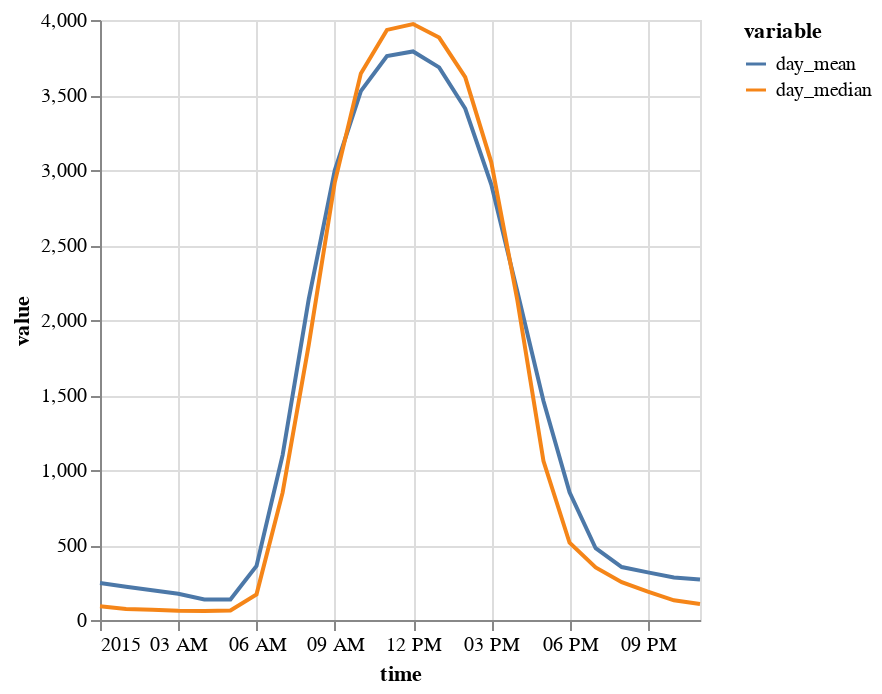

Source (notebook cell):
### Code cell
(
    on.Plot()
    .add(on.marks.line, day_mean)
    .add(on.marks.line, day_median)
    .show()
)

### Figure 1 — Vega specification as saved in the notebook (floating-point values rounded to 4 significant figures)
{"$schema": "https://vega.github.io/schema/vega/v5.json", "data": [{"name": "source_0", "values": [{"time": "2015-01-01T00:00:00.000", "variable": "day_mean", "value": 246.3}, {"time": "2015-01-01T01:00:00.000", "variable": "day_mean", "value": 221.7}, {"time": "2015-01-01T02:00:00.000", "variable": "day_mean", "value": 198.4}, {"time": "2015-01-01T03:00:00.000", "variable": "day_mean", "value": 174.8}, {"time": "2015-01-01T04:00:00.000", "variable": "day_mean", "value": 136.7}, {"time": "2015-01-01T05:00:00.000", "variable": "day_mean", "value": 137.1}, {"time": "2015-01-01T06:00:00.000", "variable": "day_mean", "value": 360.6}, {"time": "2015-01-01T07:00:00.000", "variable": "day_mean", "value": 1099.0}, {"time": "2015-01-01T08:00:00.000", "variable": "day_mean", "value": 2138.0}, {"time": "2015-01-01T09:00:00.000", "variable": "day_mean", "value": 2998.0}, {"time": "2015-01-01T10:00:00.000", "variable": "day_mean", "value": 3526.0}, {"time": "2015-01-01T11:00:00.000", "variable": "day_mean", "value": 3760.0}, {"time": "2015-01-01T12:00:00.000", "variable": "day_mean", "value": 3790.0}, {"time": "2015-01-01T13:00:00.000", "variable": "day_mean", "value": 3684.0}, {"time": "2015-01-01T14:00:00.000", "variable": "day_mean", "value": 3410.0}, {"time": "2015-01-01T15:00:00.000", "variable": "day_mean", "value": 2903.0}, {"time": "2015-01-01T16:00:00.000", "variable": "day_mean", "value": 2188.0}, {"time": "2015-01-01T17:00:00.000", "variable": "day_mean", "value": 1460.0}, {"time": "2015-01-01T18:00:00.000", "variable": "day_mean", "value": 851.8}, {"time": "2015-01-01T19:00:00.000", "variable": "day_mean", "value": 478.4}, {"time": "2015-01-01T20:00:00.000", "variable": "day_mean", "value": 352.9}, {"time": "2015-01-01T21:00:00.000", "variable": "day_mean", "value": 317.6}, {"time": "2015-01-01T22:00:00.000", "variable": "day_mean", "value": 283.6}, {"time": "2015-01-01T23:00:00.000", "variable": "day_mean", "value": 269.4}], "transform": [{"type": "formula", "expr": "toDate(datum['time'])", "as": "time"}]}, {"name": "source_1", "values": [{"time": "2015-01-01T00:00:00.000", "variable": "day_median", "value": 91.0}, {"time": "2015-01-01T01:00:00.000", "variable": "day_median", "value": 74.0}, {"time": "2015-01-01T02:00:00.000", "variable": "day_median", "value": 68.0}, {"time": "2015-01-01T03:00:00.000", "variable": "day_median", "value": 62.0}, {"time": "2015-01-01T04:00:00.000", "variable": "day_median", "value": 60.0}, {"time": "2015-01-01T05:00:00.000", "variable": "day_median", "value": 64.0}, {"time": "2015-01-01T06:00:00.000", "variable": "day_median", "value": 171.0}, {"time": "2015-01-01T07:00:00.000", "variable": "day_median", "value": 849.0}, {"time": "2015-01-01T08:00:00.000", "variable": "day_median", "value": 1833.0}, {"time": "2015-01-01T09:00:00.000", "variable": "day_median", "value": 2918.0}, {"time": "2015-01-01T10:00:00.000", "variable": "day_median", "value": 3644.0}, {"time": "2015-01-01T11:00:00.000", "variable": "day_median", "value": 3934.0}, {"time": "2015-01-01T12:00:00.000", "variable": "day_median", "value": 3973.0}, {"time": "2015-01-01T13:00:00.000", "variable": "day_median", "value": 3883.0}, {"time": "2015-01-01T14:00:00.000", "variable": "day_median", "value": 3619.0}, {"time": "2015-01-01T15:00:00.000", "variable": "day_median", "value": 3051.0}, {"time": "2015-01-01T16:00:00.000", "variable": "day_median", "value": 2131.0}, {"time": "2015-01-01T17:00:00.000", "variable": "day_median", "value": 1060.0}, {"time": "2015-01-01T18:00:00.000", "variable": "day_median", "value": 515.0}, {"time": "2015-01-01T19:00:00.000", "variable": "day_median", "value": 350.0}, {"time": "2015-01-01T20:00:00.000", "variable": "day_median", "value": 252.0}, {"time": "2015-01-01T21:00:00.000", "variable": "day_median", "value": 189.0}, {"time": "2015-01-01T22:00:00.000", "variable": "day_median", "value": 131.0}, {"time": "2015-01-01T23:00:00.000", "variable": "day_median", "value": 107.0}], "transform": [{"type": "formula", "expr": "toDate(datum['time'])", "as": "time"}]}, {"name": "source_0_color_domain_variable_0", "values": [{"variable": "day_mean"}]}, {"name": "source_1_color_domain_variable_1", "values": [{"variable": "day_median"}]}], "marks": [{"type": "group", "name": "layer_0_pathgroup", "from": {"facet": {"data": "source_0", "name": "faceted_path_layer_0_main", "groupby": ["variable"]}}, "encode": {"update": {"height": {"field": {"signal": null, "datum": null, "group": "height", "parent": null}}, "width": {"field": {"signal": null, "datum": null, "group": "width", "parent": null}}}}, "marks": [{"type": "line", "name": "layer_0_marks", "from": {"data": "faceted_path_layer_0_main"}, "sort": {"field": "x"}, "encode": {"update": {"stroke": {"field": "variable", "scale": "color"}, "y": {"field": "value", "scale": "y"}, "x": {"field": "time", "scale": "x"}, "defined": {"signal": "isValid(datum[\"time\"]) && isFinite(+datum[\"time\"]) && isValid(datum[\"value\"]) && isFinite(+datum[\"value\"])"}}}, "style": ["line"]}]}, {"type": "group", "name": "layer_1_pathgroup", "from": {"facet": {"data": "source_1", "name": "faceted_path_layer_1_main", "groupby": ["variable"]}}, "encode": {"update": {"width": {"field": {"signal": null, "datum": null, "group": "width", "parent": null}}, "height": {"field": {"signal": null, "datum": null, "group": "height", "parent": null}}}}, "marks": [{"type": "line", "name": "layer_1_marks", "from": {"data": "faceted_path_layer_1_main"}, "sort": {"field": "x"}, "encode": {"update": {"x": {"field": "time", "scale": "x"}, "stroke": {"field": "variable", "scale": "color"}, "y": {"field": "value", "scale": "y"}, "defined": {"signal": "isValid(datum[\"time\"]) && isFinite(+datum[\"time\"]) && isValid(datum[\"value\"]) && isFinite(+datum[\"value\"])"}}}, "style": ["line"]}]}], "scales": [{"name": "x", "type": "time", "domain": {"fields": [{"data": "source_0", "field": "time"}, {"data": "source_1", "field": "time"}]}, "range": [0, {"signal": "width"}]}, {"name": "y", "type": "linear", "domain": {"fields": [{"data": "source_0", "field": "value"}, {"data": "source_1", "field": "value"}]}, "range": [{"signal": "height"}, 0], "zero": true, "nice": true}, {"name": "color", "type": "ordinal", "domain": {"fields": [{"data": "source_0_color_domain_variable_0", "field": "variable"}, {"data": "source_1_color_domain_variable_1", "field": "variable"}], "sort": true}, "range": "category"}], "axes": [{"scale": "x", "zindex": 0, "tickCount": {"signal": "ceil(width/40)"}, "maxExtent": 0, "domain": false, "orient": "bottom", "aria": false, "minExtent": 0, "gridScale": "y", "grid": true, "labels": false, "ticks": false}, {"scale": "y", "maxExtent": 0, "grid": true, "ticks": false, "zindex": 0, "orient": "left", "gridScale": "x", "minExtent": 0, "aria": false, "domain": false, "labels": false, "tickCount": {"signal": "ceil(height/40)"}}, {"scale": "x", "grid": false, "orient": "bottom", "labelFlush": true, "labelOverlap": true, "title": "time", "tickCount": {"signal": "ceil(width/40)"}, "zindex": 0}, {"scale": "y", "tickCount": {"signal": "ceil(height/40)"}, "zindex": 0, "grid": false, "orient": "left", "title": "value", "labelOverlap": true}], "height": 300, "legends": [{"stroke": "color", "symbolType": "stroke", "title": "variable"}], "width": 300, "background": "white", "padding": 5, "style": "cell"}
